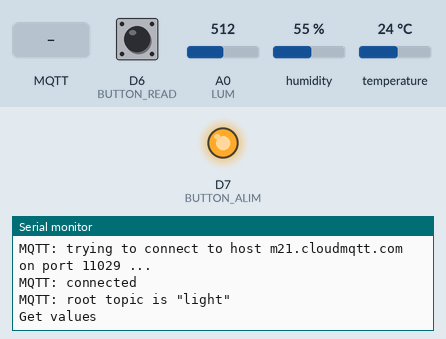
Simulated run of this sketch. Board: Arduino MKR. Shown: output pins drawn as LEDs (lit = HIGH), the last lines printed to the serial monitor. The test bench sets the inputs (shaded band); at power-on: D6 (BUTTON_READ) LOW, A0 (LUM) = 512, humidity 55 %, temperature 24 °C. WiFi joins after 1.5 s; servers stay silent unless stated; uploads are accepted with an empty reply; no MQTT or app messages arrive unless stated.

Above: at 2.8 s.
2.9 s: D6 (BUTTON_READ) pulled HIGH for 0.15 s
At 4.1 s:
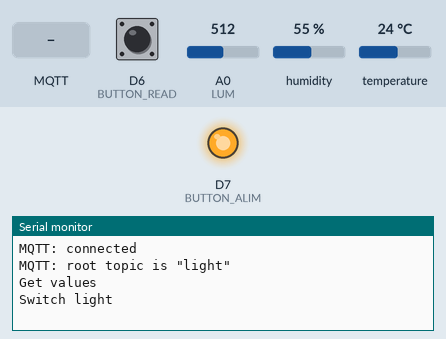
4.5 s: MQTT message "on" arrives on the first subscribed topic
At 5.6 s:
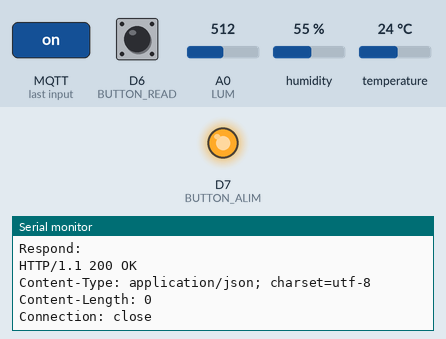
6.0 s: MQTT message "off" arrives on the first subscribed topic
At 6.16 s:
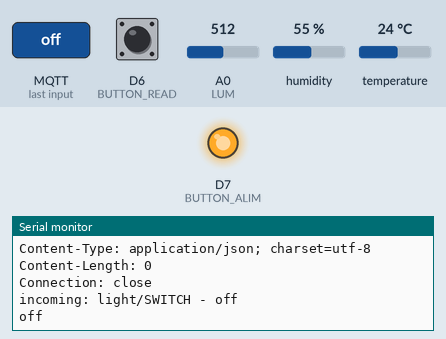
7.5 s: MQTT message "1" arrives on the first subscribed topic
At 7.8 s:
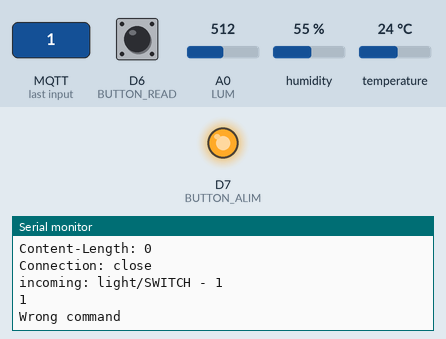

The sketch:

mqtt_http.ino
```cpp
/** Sensing and publishing
 *  Xavier Serpaggi <serpaggi@emse.fr>
 *
 *  Two sensors plugged to an Arduino MKR 1010
 *  - Light : TEMT6000 on Analog pin A0
 *  - Temperature/Humidity : DHT22 or DS1820, data pin on GPIO pin #4
 *  Values are sent to an MQTT broker.
 *
 * Required libraries (sensing):
 *  - DallasTemperature
 *  - OneWire (Included in the latest versions of DallasTemperature)
 *  - Adafruit Unified Sensor
 *  - DHT Sensor Library (by Adafruit)
 *
 * Required libraries (communication & MQTT):
 *  - WiFiNINA
 *  - MQTT (by Joel Gaehwiler)
 */

#include <string.h>

#include <Wire.h>
#include <SPI.h>

#include <WiFiNINA.h>
#include <MQTT.h>

#include <DHT.h>
#include <OneWire.h>
#include <DallasTemperature.h>


/* In which pins are my sensors plugged? */
#define LUM A0  // TEMT6000 Signal pin
#define TMP 4   // DHT22 Signal pin

/* We need a DHT object to address the sensor. */
DHT dht(TMP, DHT22) ; // pin: TMP, model: DHT22


/* We need objects to handle:
 *  1. WiFi connectivity
 *  2. MQTT messages
 */
WiFiClient wifi_client ;

MQTTClient mqtt_client ;


/* And associated variables to tell:
 *  1. which WiFi network to connect to
 *  2. what are the MQTT broket IP address and TCP port
 */
const char* wifi_ssid     = "lab-iot-1";
const char* wifi_password = "lab-iot-1";
int status = WL_IDLE_STATUS;     // the WiFi radio's status

IPAddress dns(8, 8, 8, 8);


const char* mqtt_host = "m21.cloudmqtt.com" ;
const char* mqtt_user     = "philips-hue-973";
const char* mqtt_password = "philips-hue-973";
const uint16_t mqtt_port =  11029 ;

unsigned long lastConnectionTime = 0;

/* Some variables to handle measurements. */
int tmp ;
int lum ;
int hmdt ;
boolean first_time ;

boolean enabled = false;

int BUTTON_ALIM = 7;
int BUTTON_READ = 6;

uint32_t t0, t ;


/* 'topic' is the string representing the topic on which messages
 *  will be published.
 *
 * TODO: You need to adapt it by setting:
 *  1. 'surname' to your surname
 *  2. 'ID' to a unique ID chosen in the class with other students
 */
// String surname = "doe" ; // <--- CHANGE THIS!
String ID = "1" ; // <--- CHANGE THIS!
String topic = "light";

String user_id = "rxUynGdZPYzS5JdzOywJjWrrseVCoYx6DlQvQ5Ca" ;
char server[] = "192.168.1.131";

/* Time between two sensings and values sent. */
#define DELTA_T 10000


/* ################################################################### */
void setup() {
  Serial.begin(9600) ;  // monitoring via Serial is always nice when possible
  delay(100) ;
  Serial.println("Initializing...\n") ;

  pinMode(LED_BUILTIN, OUTPUT) ;
  digitalWrite(LED_BUILTIN, LOW) ;  // switch LED off

  pinMode(BUTTON_ALIM, OUTPUT);
  pinMode(BUTTON_READ, INPUT);
  digitalWrite(BUTTON_ALIM, HIGH);


  status = WiFi.begin(wifi_ssid, wifi_password) ;
  mqtt_client.begin(mqtt_host, mqtt_port, wifi_client) ;
  mqtt_client.onMessage(callback) ;

  // printWiFiData();

  first_time = true ;

  // Time begins now!
  t0 = t = millis() ;
}


/* ################################################################### */
void loop() {
  /* We try to connect to the broker and launch the client loop.
   */
  mqtt_client.loop() ;
  if ( ! mqtt_client.connected() ) {
    reconnect() ;
  }

  /* Values are read from sensors at fixed intervals of time.
  */
  // ===================================================
  t = millis() ;
  if ( first_time || (t - t0) >= DELTA_T ) {
    t0 = t ;
    first_time = false ;

    lum = getLum() ;
    tmp = getTmp() ;
    hmdt = getHmdt() ;

    Serial.println("Get values");
    sendValues() ;
  }

  if (digitalRead(BUTTON_READ) == HIGH)
    {
      Serial.println("Switch light");

      mqtt_client.publish(String(topic + "/SWITCH").c_str(), String(enabled ? "on" : "off").c_str()) ;

      //delay(50);

      //request("PUT", "{\"on\": " + String(enabled) + "}");

      enabled = !enabled;

      delay(300);
    }
}

/* ------------------------------------------------------------------- */
double getLum()
{
  double acc = 0 ;
  uint8_t n_val ;

  for ( n_val = 0 ; n_val < 10 ; n_val++ ) {
    acc += analogRead(LUM) ;
    delay(5) ;
  }

  return acc / n_val ;
}


/* ------------------------------------------------------------------- */
double getTmp()
{
  return dht.readTemperature() ;
}


/* ------------------------------------------------------------------- */
double getHmdt()
{
  return dht.readHumidity() ;
}


void printWiFiData() {
  // print your WiFi shield's IP address:
  IPAddress ip = WiFi.localIP();
  Serial.print("IP address : ");
  Serial.println(ip);

  Serial.print("Subnet mask: ");
  Serial.println((IPAddress)WiFi.subnetMask());

  Serial.print("Gateway IP : ");
  Serial.println((IPAddress)WiFi.gatewayIP());

  // print your MAC address:
  byte mac[6];
  WiFi.macAddress(mac);
  Serial.print("MAC address: ");
  printMacAddress(mac);
}

void printCurrentNet() {
  // print the SSID of the network you're attached to:
  Serial.print("SSID: ");
  Serial.println(WiFi.SSID());

  // print the MAC address of the router you're attached to:
  byte bssid[6];
  WiFi.BSSID(bssid);
  Serial.print("BSSID: ");
  printMacAddress(bssid);

  // print the received signal strength:
  long rssi = WiFi.RSSI();
  Serial.print("signal strength (RSSI): ");
  Serial.println(rssi);

  // print the encryption type:
  byte encryption = WiFi.encryptionType();
  Serial.print("Encryption Type: ");
  Serial.println(encryption, HEX);
  Serial.println();
}

void printMacAddress(byte mac[]) {
  for (int i = 5; i >= 0; i--) {
    if (mac[i] < 16) {
      Serial.print("0");
    }
    Serial.print(mac[i], HEX);
    if (i > 0) {
      Serial.print(":");
    }
  }
  Serial.println();
}

/* ################################################################### */
/* This function handles the connection/reconnection to
 * the MQTT broker.
 * Each time a connection or reconnection is made, it
 * publishes a message on the topic+"/HELLO" containing
 * the number of milli seconds since uController start.
 */
void reconnect() {

  while ( status != WL_CONNECTED) {
    Serial.print("Attempting to connect to WPA SSID: ");
    Serial.println(wifi_ssid);
    // Connect to WPA/WPA2 network:
    status = WiFi.begin(wifi_ssid, wifi_password);

    // wait 5 seconds for connection:
    delay(2000);
  }

  Serial.print("\n");
  Serial.print("WiFi connected\n");
  Serial.print("IP address: \n");
  Serial.print(WiFi.localIP());
  Serial.print("\n") ;

  printCurrentNet();
  printWiFiData();


  Serial.print("MQTT: trying to connect to host ") ;
  Serial.print(mqtt_host) ;
  Serial.print(" on port ") ;
  Serial.print(mqtt_port) ;
  Serial.println(" ...") ;

  while ( !mqtt_client.connect(ID.c_str(), mqtt_user, mqtt_password) ) {
    digitalWrite(LED_BUILTIN, HIGH) ;
    delay(100);
    digitalWrite(LED_BUILTIN, LOW) ;
    Serial.print(".");
    delay(100);
  }
  Serial.println("MQTT: connected") ;
  Serial.print("MQTT: root topic is \"") ;
  Serial.print(topic) ;
  Serial.println("\"") ;

  mqtt_client.publish(String(topic).c_str(), "MQTT connection init after " + String(millis()) + "ms.") ;

  /* If you want to subscribe to topics, you have to do it here. */
  mqtt_client.subscribe(String(topic + "/SWITCH").c_str());
  mqtt_client.subscribe(String(topic + "/COLOR").c_str());
}

/* ################################################################### */
/* This function handles the sending of all the values
 * collected by the sensors.
 * Values are sent on a regular basis (every DELTA_T_SEND_VALUES
 * milliseconds).
 */

void sendValues() {
  if ( mqtt_client.connected() ) {
    if ( lum != -1 )
      mqtt_client.publish(String(topic + "/LUMI").c_str(), String(lum).c_str()) ;
    if ( tmp != -1 )
      mqtt_client.publish(String(topic + "/TEMP").c_str(), String(tmp).c_str()) ;
    if ( hmdt != -1 )
      mqtt_client.publish(String(topic + "/HMDT").c_str(), String(hmdt).c_str()) ;
  }
}


void request(String method, String postData) {
  // close any connection before send a new request.
  // This will free the socket on the Nina module

  // if there's a successful connection:
  if (wifi_client.connect(server, 80)) {
    Serial.println("connecting...");
    // send the HTTP PUT request:
    wifi_client.println(method + " /api/" + user_id + "/lights/9/state HTTP/1.1");
    wifi_client.println("Host: 192.168.1.131");
    wifi_client.println("User-Agent: ArduinoWiFi/1.1");
    wifi_client.println("Connection: close");
    wifi_client.println("Content-Type: application/json;");
    wifi_client.print("Content-Length: ");
    wifi_client.println(postData.length());
    wifi_client.println();
    wifi_client.println(postData);

    Serial.println("Respond:");
    while(wifi_client.available()){
      String line = wifi_client.readStringUntil('\r');
      Serial.print(line);
    }

    // note the time that the connection was made:
    lastConnectionTime = millis();
  } else {
    // if you couldn't make a connection:
    Serial.println("connection failed");
  }
}


/* ################################################################### */
/* The main callback to listen to topics.
 */
void callback(String &intopic, String &payload)
{
  /* There's nothing to do here ... as long as the module
   *  cannot handle messages.
   */
  Serial.println("incoming: " + intopic + " - " + payload);
  if (intopic == String(topic + "/SWITCH").c_str()) {
    Serial.println(payload) ;
    if(payload == "on") {
      //digitalWrite(LED_BUILTIN, HIGH) ;
      request("PUT", "{\"on\": true}") ;
    }
    else if (payload == "off") {
      //digitalWrite(LED_BUILTIN, LOW) ;
      request("PUT", "{\"on\": false}") ;
    }
    else {
      Serial.println("Wrong command");
    }
  };
  if (intopic == String(topic + "/COLOR").c_str()) {
    Serial.println(payload) ;
    request("PUT", payload) ;
  }
}
```

Measured:
- after the input at 2.9 s, the serial monitor: prints a new line at once (image 1)
- after the input at 4.5 s, the serial monitor: prints a new line at once (image 2)
- after the input at 6.0 s, the serial monitor: prints a new line at once (image 3)
- after the input at 7.5 s, the serial monitor: prints a new line at once (image 4)
